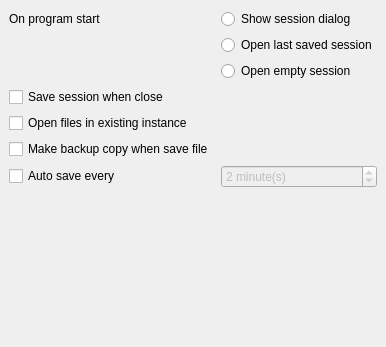
<ui version="4.0" >
 <class>MainSettingsPage</class>
 <widget class="QWidget" name="MainSettingsPage" >
  <property name="geometry" >
   <rect>
    <x>0</x>
    <y>0</y>
    <width>386</width>
    <height>347</height>
   </rect>
  </property>
  <property name="sizePolicy" >
   <sizepolicy>
    <hsizetype>0</hsizetype>
    <vsizetype>0</vsizetype>
    <horstretch>0</horstretch>
    <verstretch>0</verstretch>
   </sizepolicy>
  </property>
  <property name="windowTitle" >
   <string/>
  </property>
  <layout class="QGridLayout" >
   <property name="margin" >
    <number>9</number>
   </property>
   <property name="spacing" >
    <number>6</number>
   </property>
   <item row="0" column="0" >
    <widget class="QLabel" name="label_4" >
     <property name="sizePolicy" >
      <sizepolicy>
       <hsizetype>5</hsizetype>
       <vsizetype>0</vsizetype>
       <horstretch>0</horstretch>
       <verstretch>0</verstretch>
      </sizepolicy>
     </property>
     <property name="text" >
      <string>On program start</string>
     </property>
    </widget>
   </item>
   <item rowspan="2" row="1" column="0" >
    <spacer>
     <property name="orientation" >
      <enum>Qt::Vertical</enum>
     </property>
     <property name="sizeHint" >
      <size>
       <width>20</width>
       <height>21</height>
      </size>
     </property>
    </spacer>
   </item>
   <item row="4" column="0" colspan="3" >
    <widget class="QCheckBox" name="singleInstanceChk" >
     <property name="toolTip" >
      <string>Use existing instance of application when open files</string>
     </property>
     <property name="text" >
      <string>Open files in existing instance</string>
     </property>
    </widget>
   </item>
   <item row="5" column="0" colspan="3" >
    <widget class="QCheckBox" name="makeBackupChk" >
     <property name="text" >
      <string>Make backup copy when save file</string>
     </property>
    </widget>
   </item>
   <item row="0" column="2" >
    <widget class="QRadioButton" name="showSessionDlgBtn" >
     <property name="text" >
      <string>Show session dialog</string>
     </property>
    </widget>
   </item>
   <item row="2" column="2" >
    <widget class="QRadioButton" name="openEmptySessionBtn" >
     <property name="text" >
      <string>Open empty session</string>
     </property>
    </widget>
   </item>
   <item row="7" column="1" colspan="2" >
    <spacer>
     <property name="orientation" >
      <enum>Qt::Vertical</enum>
     </property>
     <property name="sizeHint" >
      <size>
       <width>188</width>
       <height>111</height>
      </size>
     </property>
    </spacer>
   </item>
   <item row="6" column="0" >
    <widget class="QCheckBox" name="autoSaveChk" >
     <property name="text" >
      <string>Auto save every</string>
     </property>
    </widget>
   </item>
   <item row="6" column="2" >
    <widget class="QSpinBox" name="autoSaveIntervalSpin" >
     <property name="enabled" >
      <bool>false</bool>
     </property>
     <property name="suffix" >
      <string> minute(s)</string>
     </property>
     <property name="prefix" >
      <string/>
     </property>
     <property name="maximum" >
      <number>30</number>
     </property>
     <property name="minimum" >
      <number>1</number>
     </property>
     <property name="value" >
      <number>2</number>
     </property>
    </widget>
   </item>
   <item row="1" column="2" >
    <widget class="QRadioButton" name="openLastSessionBtn" >
     <property name="text" >
      <string>Open last saved session</string>
     </property>
    </widget>
   </item>
   <item row="3" column="0" colspan="2" >
    <widget class="QCheckBox" name="saveSessionChk" >
     <property name="text" >
      <string>Save session when close</string>
     </property>
    </widget>
   </item>
  </layout>
 </widget>
 <tabstops>
  <tabstop>showSessionDlgBtn</tabstop>
  <tabstop>openLastSessionBtn</tabstop>
  <tabstop>openEmptySessionBtn</tabstop>
  <tabstop>saveSessionChk</tabstop>
  <tabstop>singleInstanceChk</tabstop>
  <tabstop>makeBackupChk</tabstop>
  <tabstop>autoSaveChk</tabstop>
  <tabstop>autoSaveIntervalSpin</tabstop>
 </tabstops>
 <resources/>
 <connections>
  <connection>
   <sender>autoSaveChk</sender>
   <signal>toggled(bool)</signal>
   <receiver>autoSaveIntervalSpin</receiver>
   <slot>setEnabled(bool)</slot>
   <hints>
    <hint type="sourcelabel" >
     <x>68</x>
     <y>232</y>
    </hint>
    <hint type="destinationlabel" >
     <x>287</x>
     <y>232</y>
    </hint>
   </hints>
  </connection>
 </connections>
</ui>
